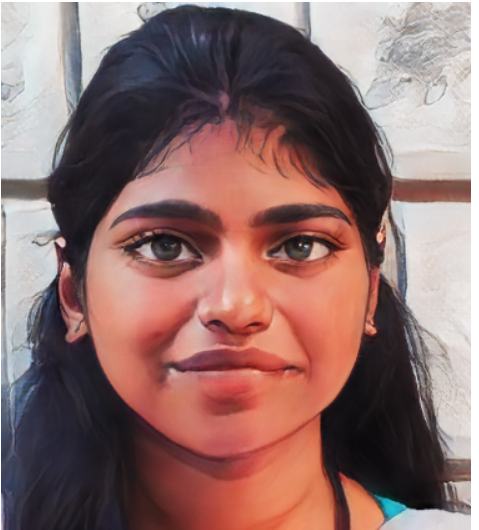
#> input picture demo.png, 479 x 530 px
$ python blur.py
#> lines starting #> are read from the running program, lines starting #| are printed output that depends on the picture
from PIL import Image, ImageFilter

before= Image.open("demo.png")
#> before is the input picture: PIL image 479x530 RGBA; mean R, G, B, A 142.5, 111.2, 108.6, 255
after= before.filter(ImageFilter.BoxBlur(10))
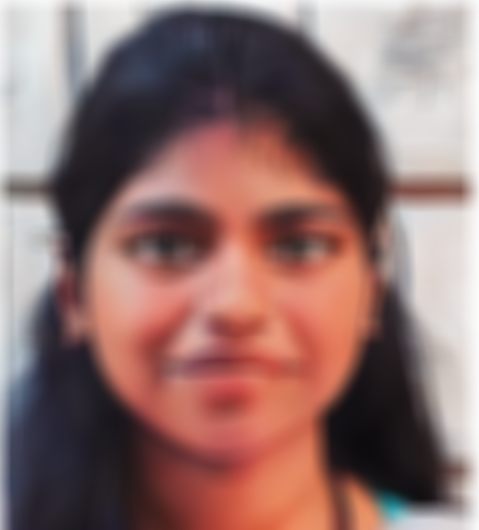
#> after: PIL image 479x530 RGBA; mean R, G, B, A 143.1, 111.8, 109.2, 255
after.save("out_blur.png")
